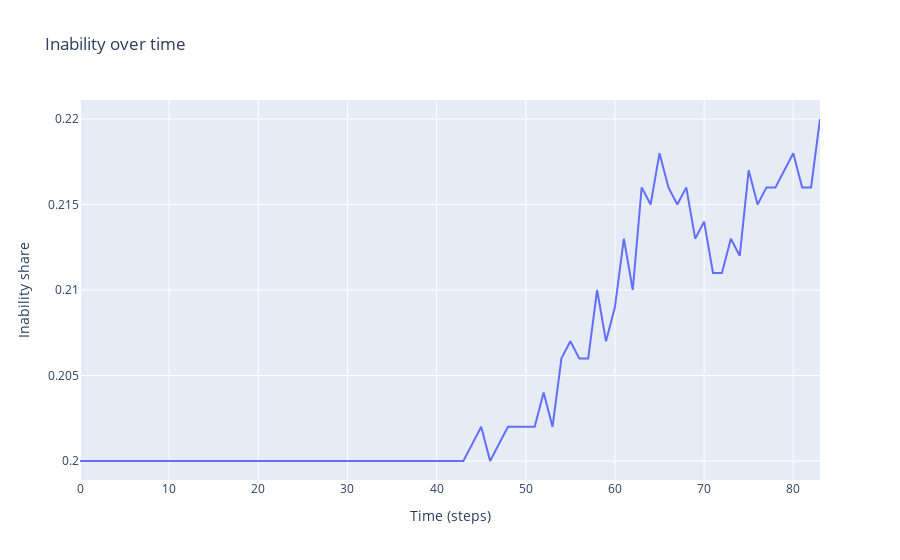

Notebook cell for this chart:
### Code cell
import plotly.graph_objects as go

# Assume that `model` is the instance of your model
model_df = model.datacollector.get_model_vars_dataframe()

# Create a line plot
fig = go.Figure(data=go.Scatter(x=model_df.index, y=model_df['Inability Over Time'], mode='lines'))

# Set labels and title
fig.update_layout(title='Inability over time', xaxis_title='Time (steps)', yaxis_title='Inability share')

# Show plot
fig.show()

### Figure 1 — Plotly figure (JSON) as saved in the notebook; plotly's stock layout.template omitted (floating-point values rounded to 4 significant figures)
{"data": [{"mode": "lines", "type": "scatter", "x": [0, 1, 2, 3, 4, 5, 6, 7, 8, 9, 10, 11, 12, 13, 14, 15, 16, 17, 18, 19, 20, 21, 22, 23, 24, 25, 26, 27, 28, 29, 30, 31, 32, 33, 34, 35, 36, 37, 38, 39, 40, 41, 42, 43, 44, 45, 46, 47, 48, 49, 50, 51, 52, 53, 54, 55, 56, 57, 58, 59, 60, 61, 62, 63, 64, 65, 66, 67, 68, 69, 70, 71, 72, 73, 74, 75, 76, 77, 78, 79, 80, 81, 82, 83], "y": [0.2, 0.2, 0.2, 0.2, 0.2, 0.2, 0.2, 0.2, 0.2, 0.2, 0.2, 0.2, 0.2, 0.2, 0.2, 0.2, 0.2, 0.2, 0.2, 0.2, 0.2, 0.2, 0.2, 0.2, 0.2, 0.2, 0.2, 0.2, 0.2, 0.2, 0.2, 0.2, 0.2, 0.2, 0.2, 0.2, 0.2, 0.2, 0.2, 0.2, 0.2, 0.2, 0.2, 0.2, 0.201, 0.202, 0.2, 0.201, 0.202, 0.202, 0.202, 0.202, 0.204, 0.202, 0.206, 0.207, 0.206, 0.206, 0.21, 0.207, 0.209, 0.213, 0.21, 0.216, 0.215, 0.218, 0.216, 0.215, 0.216, 0.213, 0.214, 0.211, 0.211, 0.213, 0.212, 0.217, 0.215, 0.216, 0.216, 0.217, 0.218, 0.216, 0.216, 0.22]}], "layout": {"title": {"text": "Inability over time"}, "xaxis": {"title": {"text": "Time (steps)"}}, "yaxis": {"title": {"text": "Inability share"}}}}
